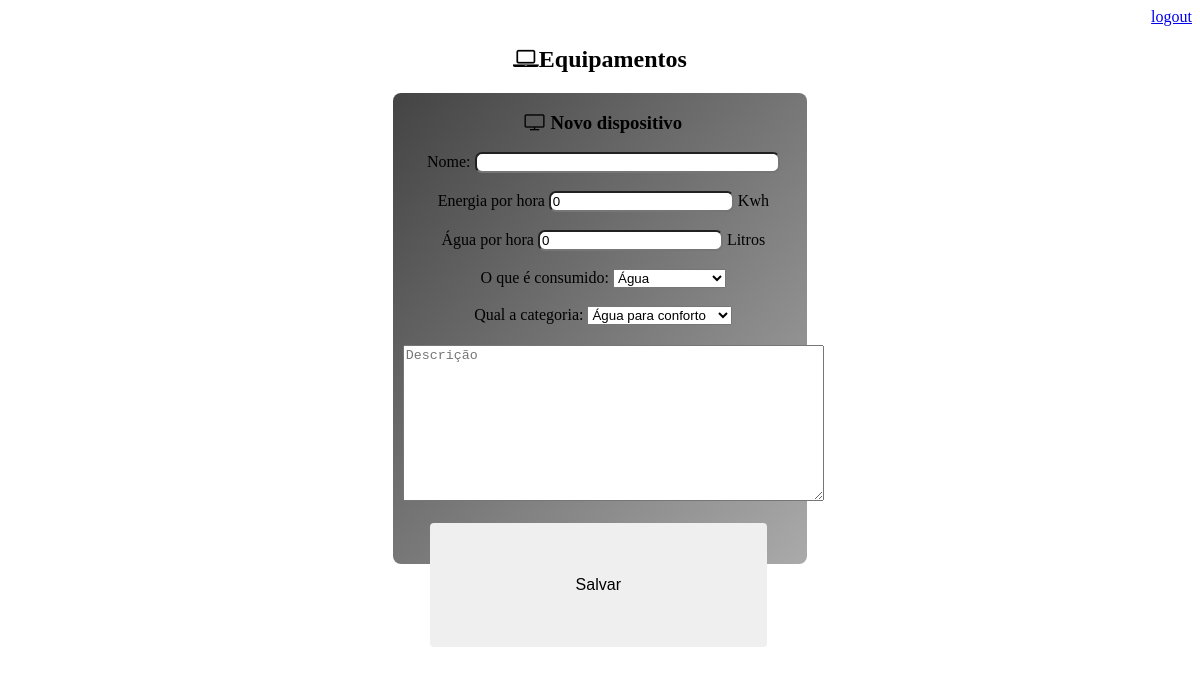
/equipamentos/, run on an earlier commit of the app's database.
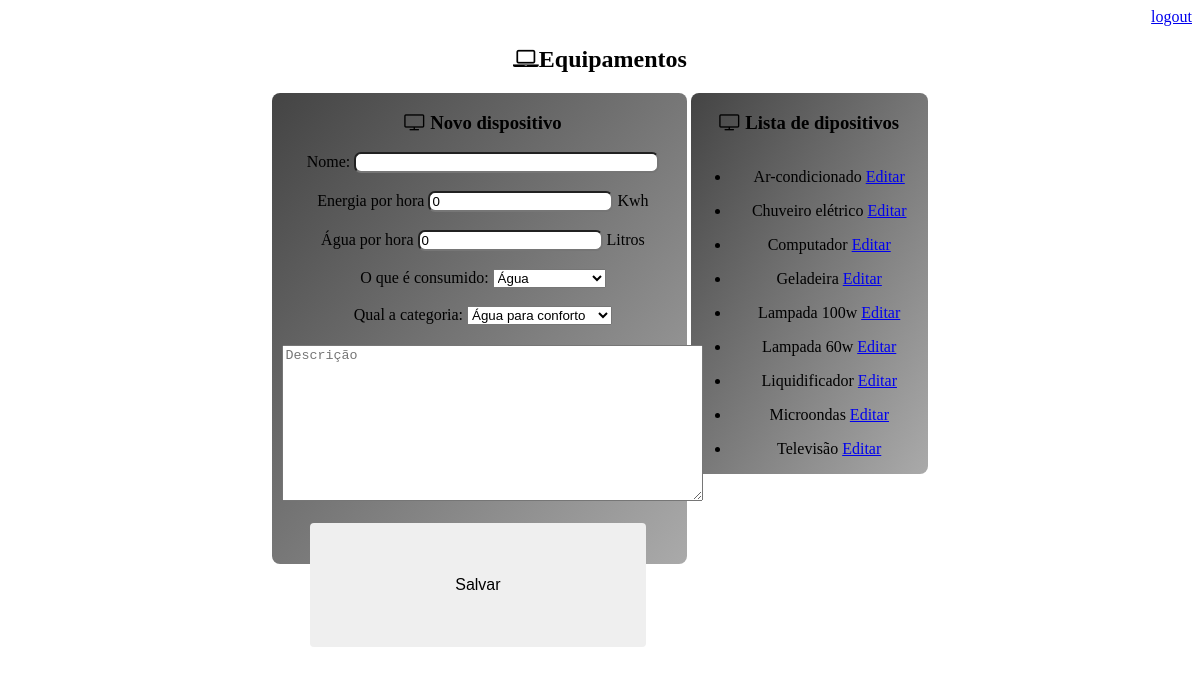
And on a later commit of the database.
### core/models.py (models this page shows)
class Equipamento(models.Model):
    tipo_consumo = models.ForeignKey(TipoConsumo,on_delete=models.CASCADE)
    tipo_equipamento = models.ForeignKey(TipoEquipamento,on_delete=models.CASCADE)
    nome = models.CharField(max_length=50)
    descricao = models.CharField(max_length=500, null=True)
    consumo_agua = models.FloatField()
    consumo_energia = models.FloatField()
    class Meta:
        db_table = 'equipamento'

### core/pages/gerador_testes/views.py (the view)
# urls.py: path('equipamentos/', gt.Equipamentos),
def Equipamentos(request):
    equipamentos = Equipamento.objects.all().order_by('nome')
    consumos = TipoConsumo.objects.all()
    tipoEquipamentos = TipoEquipamento.objects.all()
    id = request.GET.get('id')
    equipamento = None
    if id:
        equipamento = Equipamento.objects.get(id=id)
    dados = {
        'titulo':'Cadastro de equipamentos',
        'equipamentos': equipamentos,
        'equipamento': equipamento,
        'consumos': consumos,
        'tipoEquipamentos': tipoEquipamentos
    }
    return render(request, 'gerador_testes/equipamento.html', dados)

### templates/gerador_testes/equipamento.html (shortened to what this page needs)
{% extends "model-page.html" %}
{% block content %}
<div align='center'>
    <h2><i class="fa fa-laptop"></i>Equipamentos</h2>
    <div class="box-form">
        <h3><i class="fa fa-television"></i> Novo dispositivo</h3>
        <form action="submit" method="POST"> {% csrf_token %}
            {% if equipamento is None %}
                <label >Nome: </label>
                <input type="text" name="nome" maxlength="50" size="35" /><br><br>
                <label>Energia por hora</label>
                <input type="number" name="energia" min="0" step="5" value="0"/> Kwh<br><br>
                <label>Água por hora</label>
                <input type="number" name="agua" min="0" step="5" value="0"/> Litros<br><br>
                <label>O que é consumido: </label>
                <select name="consumo" value='1'>
                    {% for item in consumos %}
                        <option value={{ item.id }}> {{ item.nome }} </option>
                    {% endfor %}
                </select><br><br>
                <label>Qual a categoria: </label>
                <select name='tipoEquipamento' value='1'>
                    {% for item in tipoEquipamentos %}
                        <option value= {{ item.id }}> {{ item.nome }} </option>
                    {% endfor %}
                </select>
                <textarea name="descricao" rows="10" cols="50" maxlength="500" placeholder="Descrição"></textarea>
            {% endif %}
            <br><br><br>
            <button class="button" type="submit">Salvar</button>
        </form>
    </div>
    {% if equipamentos %}
    <div class="box">
        <h3><i class="fa fa-television"></i> Lista de dipositivos</h3>
        <div>
            {% for item in equipamentos %}
            <ul>
                <li>
                    {{ item.nome }}
                    <a href="?id={{item.id}}"> Editar</a>
                </li>
            </ul>
            {% endfor %}
        </div>
    </div>
    {% endif %}
</div>
{% endblock %}

What changed in the data, as far as the page shows it:
added Equipamento: nome "Ar-condicionado"
added Equipamento: nome "Chuveiro elétrico"
added Equipamento: nome "Computador"
added Equipamento: nome "Geladeira"
added Equipamento: nome "Lampada 100w"
added Equipamento: nome "Lampada 60w"
added Equipamento: nome "Liquidificador"
added Equipamento: nome "Microondas"
added Equipamento: nome "Televisão"
Also different on the page:
text now shown: "Lista de dipositivos"
